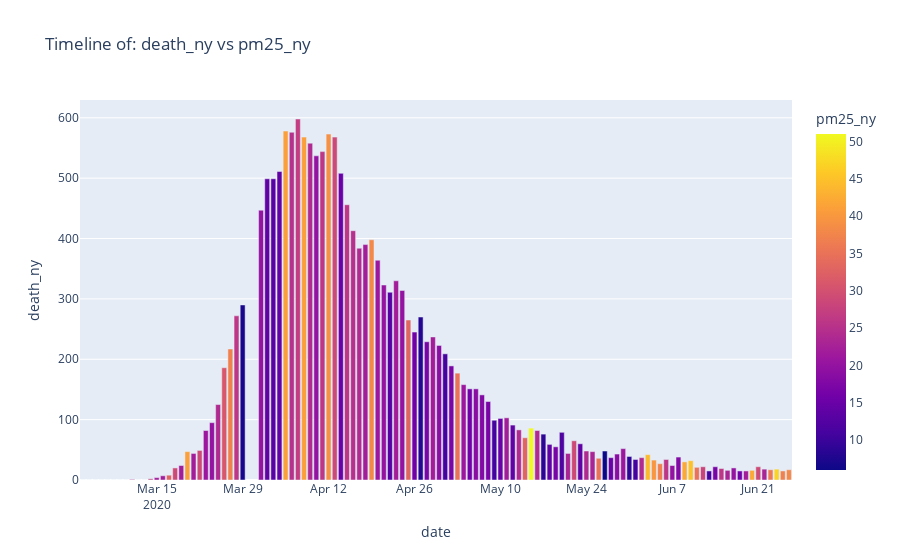

Source (notebook cell):
### Code cell
# 4.2.2.3) Timeline of death vs pollutant
plot_death_vs_pollutant_by_date(df_final, 'date', 'death_ny', 'pm25_ny')
# plot_death_vs_pollutant_by_date(df_final, 'date', 'death_ny_ip', 'pm25_ny_ip')
# plot_death_vs_pollutant_by_date(df_final, 'date', 'death_ny', 'no2_ny')
# plot_death_vs_pollutant_by_date(df_final, 'date', 'death_ny_ip', 'no2_ny_ip')
